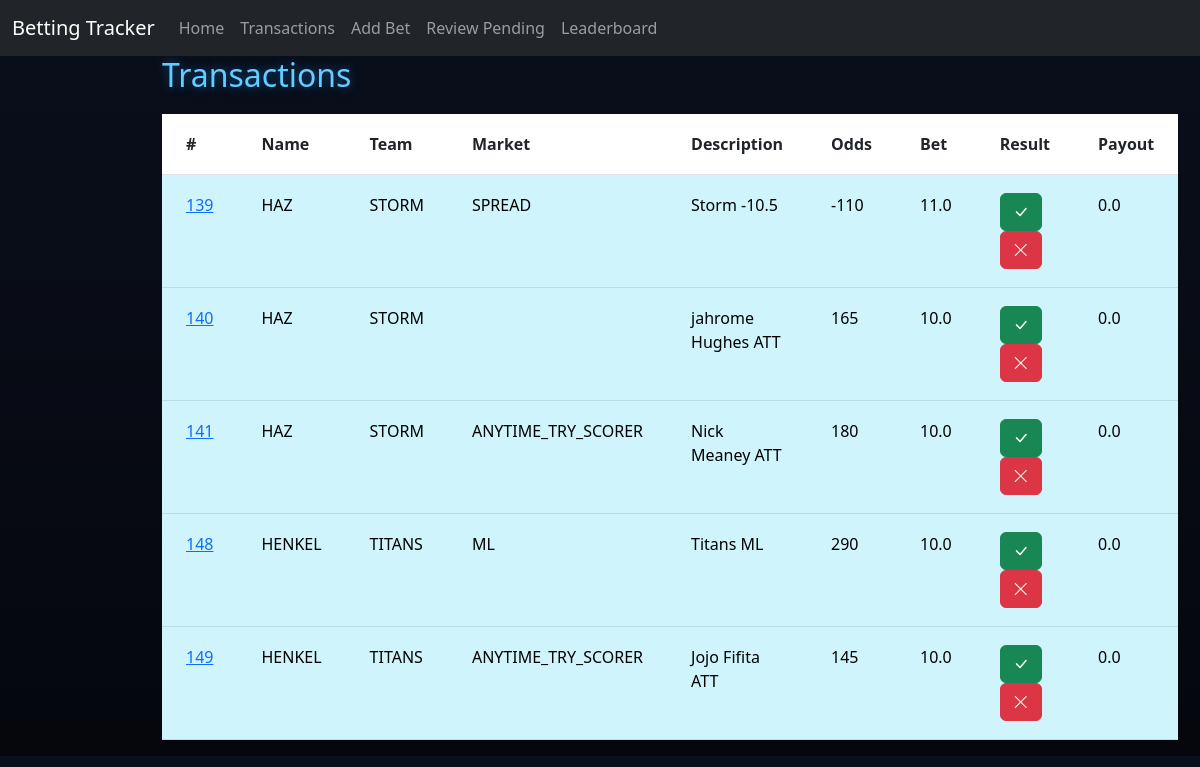
The page /review on the database as committed earlier.
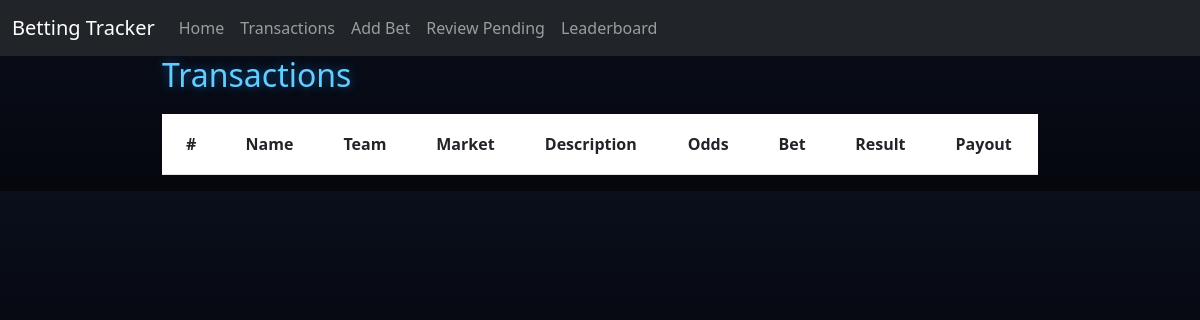
The same page on the database as committed later.
### tables this page shows
CREATE TABLE Transactions (
                            ID INTEGER PRIMARY KEY AUTOINCREMENT,
                            PlayerID INTEGER,
                            Team TEXT,
                            BetType TEXT,
                            Description TEXT,
                            Odds INTEGER,
                            AmountBet REAL,
                            Status TEXT,
                            AmountWon REAL,
                            FOREIGN KEY(PlayerID) REFERENCES Players(ID)
                        );

CREATE TABLE Players (
                        ID INTEGER PRIMARY KEY AUTOINCREMENT,
                        Name TEXT,
                        BetsPlaced INTEGER,
                        SuccessRate REAL,
                        Bank REAL
                    );

### app.py (the view, shortened to what this page needs)
@app.route("/review", methods=["GET", "POST"])
def review():
    db = get_db(DB)
    pending = db.execute("""
        SELECT Transactions.*, Players.Name
        FROM Transactions
        JOIN Players ON Players.ID = Transactions.PlayerID
        WHERE Status = 'Pending'
    """).fetchall()
    return render_template("review.html", transactions=pending)

### app.py (called while the page is built)
def get_db(DB):
    try:
        db = sqlite3.connect(DB)
        return db
    except sqlite3.Error as e:
        print(f"Error opening database: {e}")
        return None

### templates/review.html (shortened to what this page needs)
{% extends "base.html" %}
{% block content %}
<h2>Transactions</h2>
<table class="table transaction-table">
    <tr>
        <th>#</th>
        <th>Name</th>
        <th>Team</th>
        <th>Market</th>
        <th>Description</th>
        <th>Odds</th>
        <th>Bet</th>
        <th>Result</th>
        <th>Payout</th>
    </tr>
    {% for p in transactions %}
    <tr class="table-info">
        <td>
            <a href="{{ url_for('deleted', id=p[0]) }}">
                {{ p[0] }}
            </a>
        </td>
        <td>{{ p[9] }}</td>
        <td>{{ p[2] }}</td>
        <td>{{ p[3] }}</td>
        <td>{{ p[4] }}</td>
        <td>{{ p[5] }}</td>
        <td>{{ p[6] }}</td>
        <td>
            <form method="POST" action="{{ url_for('review') }}" style="display:inline;">
                <button class="btn btn-success">
                    <i class="bi bi-check-lg"></i>
                </button>
            </form>
            <form method="POST" action="{{ url_for('review') }}" style="display:inline;">
                <button class="btn btn-danger">
                    <i class="bi bi-x-lg"></i>
                </button>
            </form>
        </td>
        <td>{{ p[8] }}</td>
    </tr>
    {% endfor %}
</table>
{% endblock %}

### templates/base.html (shortened to what this page needs)
<!DOCTYPE html>
<html lang="en">
<head>
<link href="https://cdn.jsdelivr.net/npm/bootstrap@5.3.0/dist/css/bootstrap.min.css" rel="stylesheet">
<link rel="stylesheet" href="https://cdn.jsdelivr.net/npm/bootstrap-icons@1.11.1/font/bootstrap-icons.css">
</head>
<body>
<nav class="navbar navbar-expand-lg navbar-dark bg-dark">
    <div class="container-fluid">
        <a class="navbar-brand" href="/">Betting Tracker</a>
    <div class="collapse navbar-collapse">
        <ul class="navbar-nav me-auto mb-2 mb-lg-0">
            <li class="nav-item">
                <a class="nav-link" href="/">Home</a>
            </li>
            <li class="nav-item">
                <a class="nav-link" href="/transactions">Transactions</a>
            </li>
            <li class="nav-item">
                <a class="nav-link" href="/add">Add Bet</a>
            </li>
            <li class="nav-item">
                <a class="nav-link" href="/review">Review Pending</a>
            </li>
            <li class="nav-item">
                <a class="nav-link" href="/leaderboard">Leaderboard</a>
            </li>
        </ul>
    </div>
</div>
</nav>
<div class="container">
    {% block content %}
    {% endblock %}
</div>
</body>
</html>

### templates/base.html (style rules this page uses)
body { background: linear-gradient(to bottom, #0a0f1c, #05070d); color: white; font-family: 'Segoe UI', Tahoma, Geneva, Verdana, sans-serif; }
.container { max-width: 900px; }
h2 { margin-bottom: 20px; color: #66ccff; text-shadow: 0 0 10px rgba(0, 150, 255, 0.5); }
.transaction-table th, .transaction-table td { padding: 18px 24px; }

Rows that differ between the two databases and show on the page:
no longer on this page (row edited): Transactions: ID "139", Name "HAZ", Team "STORM", BetType "SPREAD", Description "Storm -10.5", Odds "-110", AmountBet "11.0", AmountWon "0.0"
no longer on this page (row edited): Transactions: ID "140", Name "HAZ", Team "STORM", Description "jahrome Hughes ATT", Odds "165", AmountBet "10.0", AmountWon "0.0"
no longer on this page (row edited): Transactions: ID "141", Name "HAZ", Team "STORM", BetType "ANYTIME_TRY_SCORER", Description "Nick Meaney ATT", Odds "180", AmountBet "10.0", AmountWon "0.0"
no longer on this page (row edited): Transactions: ID "148", Name "HENKEL", Team "TITANS", BetType "ML", Description "Titans ML", Odds "290", AmountBet "10.0", AmountWon "0.0"
no longer on this page (row edited): Transactions: ID "149", Name "HENKEL", Team "TITANS", BetType "ANYTIME_TRY_SCORER", Description "Jojo Fifita ATT", Odds "145", AmountBet "10.0", AmountWon "0.0"
